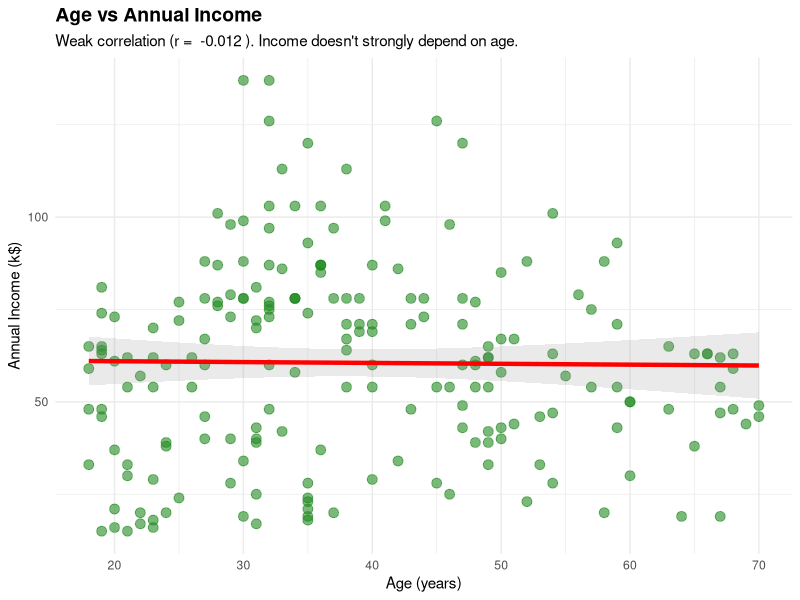
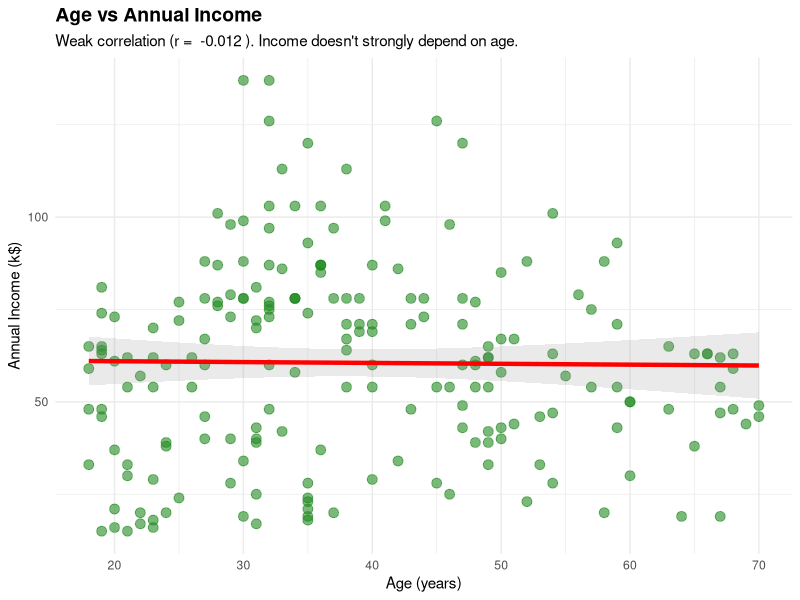

These charts were generated, in order, by the following R code:
# ============================================
# TASK 2.7: BIVARIATE ANALYSIS - AGE vs INCOME
# ============================================

library(ggplot2)
library(tidyverse)

# Load data
df <- read.csv("data/cleaned/mall_customers_original.csv")

# ========== CORRELATION ==========
correlation <- cor(df$Age, df$Annual_Income)
print(paste("Correlation (Age vs Income):", round(correlation, 3)))

# ========== PLOT: SCATTER WITH REGRESSION LINE ==========
p <- ggplot(df, aes(x = Age, y = Annual_Income)) +
  geom_point(size = 3, alpha = 0.6, color = "forestgreen") +
  geom_smooth(method = "lm", se = TRUE, color = "red", alpha = 0.2, linewidth = 1.5) +
  labs(
    title = "Age vs Annual Income",
    x = "Age (years)",
    y = "Annual Income (k$)",
    subtitle = paste("Weak correlation (r = ", round(correlation, 3), "). Income doesn't strongly depend on age.")
  ) +
  theme_minimal() +
  theme(
    plot.title = element_text(face = "bold", size = 14),
    axis.title = element_text(size = 11)
  )

print(p)

# Save
ggsave("eda/plots/10_age_vs_income.png", p, width = 8, height = 6, dpi = 300)
print("✓ Saved: 10_age_vs_income.png")

print("\n✓ Task 2.7 Complete!")
